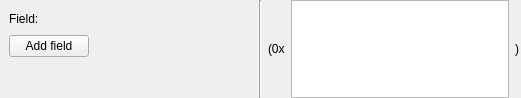
<?xml version="1.0" encoding="UTF-8"?>
<ui version="4.0">
 <class>ArrayListFieldWidget</class>
 <widget class="QWidget" name="ArrayListFieldWidget">
  <property name="geometry">
   <rect>
    <x>0</x>
    <y>0</y>
    <width>521</width>
    <height>98</height>
   </rect>
  </property>
  <property name="windowTitle">
   <string>Array List Field</string>
  </property>
  <layout class="QHBoxLayout" name="horizontalLayout_5" stretch="1,0,1">
   <property name="leftMargin">
    <number>0</number>
   </property>
   <property name="topMargin">
    <number>0</number>
   </property>
   <property name="rightMargin">
    <number>0</number>
   </property>
   <property name="bottomMargin">
    <number>0</number>
   </property>
   <item>
    <widget class="QWidget" name="m_valueWidget" native="true">
     <layout class="QVBoxLayout" name="verticalLayout">
      <item>
       <layout class="QHBoxLayout" name="horizontalLayout">
        <item>
         <widget class="QLabel" name="m_nameLabel">
          <property name="text">
           <string>Field:</string>
          </property>
         </widget>
        </item>
        <item>
         <spacer name="horizontalSpacer">
          <property name="orientation">
           <enum>Qt::Horizontal</enum>
          </property>
          <property name="sizeHint" stdset="0">
           <size>
            <width>40</width>
            <height>20</height>
           </size>
          </property>
         </spacer>
        </item>
       </layout>
      </item>
      <item>
       <layout class="QVBoxLayout" name="m_membersLayout"/>
      </item>
      <item>
       <layout class="QHBoxLayout" name="horizontalLayout_4">
        <item>
         <widget class="QPushButton" name="m_addFieldPushButton">
          <property name="text">
           <string>Add field</string>
          </property>
          <property name="icon">
           <iconset resource="../ui.qrc">
            <normaloff>:/image/add.png</normaloff>:/image/add.png</iconset>
          </property>
         </widget>
        </item>
        <item>
         <spacer name="horizontalSpacer_3">
          <property name="orientation">
           <enum>Qt::Horizontal</enum>
          </property>
          <property name="sizeHint" stdset="0">
           <size>
            <width>40</width>
            <height>20</height>
           </size>
          </property>
         </spacer>
        </item>
       </layout>
      </item>
      <item>
       <spacer name="verticalSpacer">
        <property name="orientation">
         <enum>Qt::Vertical</enum>
        </property>
        <property name="sizeHint" stdset="0">
         <size>
          <width>20</width>
          <height>40</height>
         </size>
        </property>
       </spacer>
      </item>
     </layout>
    </widget>
   </item>
   <item>
    <widget class="Line" name="m_sepLine">
     <property name="orientation">
      <enum>Qt::Vertical</enum>
     </property>
    </widget>
   </item>
   <item>
    <widget class="QWidget" name="m_serValueWidget" native="true">
     <layout class="QHBoxLayout" name="horizontalLayout_2">
      <property name="leftMargin">
       <number>0</number>
      </property>
      <property name="topMargin">
       <number>0</number>
      </property>
      <property name="rightMargin">
       <number>0</number>
      </property>
      <property name="bottomMargin">
       <number>0</number>
      </property>
      <item>
       <widget class="QLabel" name="m_serFrontLabel">
        <property name="text">
         <string>(0x</string>
        </property>
       </widget>
      </item>
      <item>
       <widget class="QPlainTextEdit" name="m_serValuePlainTextEdit">
        <property name="sizeAdjustPolicy">
         <enum>QAbstractScrollArea::AdjustIgnored</enum>
        </property>
        <property name="readOnly">
         <bool>true</bool>
        </property>
       </widget>
      </item>
      <item>
       <widget class="QLabel" name="m_serBackLabel">
        <property name="text">
         <string>)</string>
        </property>
       </widget>
      </item>
      <item>
       <spacer name="horizontalSpacer_2">
        <property name="orientation">
         <enum>Qt::Horizontal</enum>
        </property>
        <property name="sizeHint" stdset="0">
         <size>
          <width>40</width>
          <height>20</height>
         </size>
        </property>
       </spacer>
      </item>
     </layout>
    </widget>
   </item>
  </layout>
 </widget>
 <resources>
  <include location="../ui.qrc"/>
 </resources>
 <connections/>
</ui>
